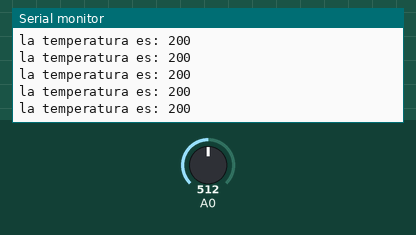
Recording of a sketch running on a simulated Arduino Uno, built with avr-gcc and run on an emulated ATmega328P. On the bench: the last lines printed to the serial monitor. Inputs (shaded band) come from the test bench; at power-on: A0 = 512.

Above: at 1.2 s.
1.3 s: A0 set to 716
At 1.76 s:
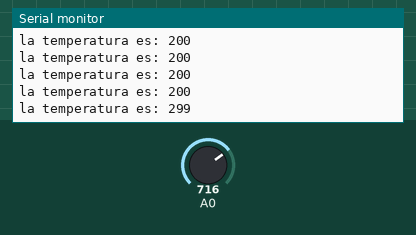
2.8 s: A0 set to 900
At 2.96 s:
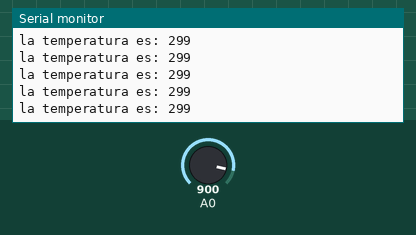
Timing chart, 0 to 5.8 s (numbered marks = the images above; inputs shaded):
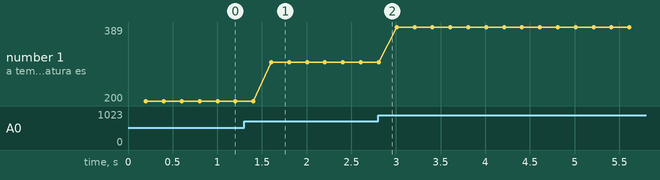

Measured:
- after the input at 1.3 s, the serial monitor: prints a new line after 0.30 s (image 1)
- plotted number 1: 200 → 299 after the input at 1.3 s, 299 → 389 after the input at 2.8 s

The sketch:

temp_alejandro.ino
```cpp
int sensorPin = 0;
int tempC, tempF;

void setup() {

Serial.begin(9600);
Serial.println("Dallas Temperature IC Control Library Demo");

}


void loop() {
tempC = get_temperature(sensorPin);
tempF = celsius_to_fahrenheit(tempC);
delay(200);
Serial.print("la temperatura es: ");
Serial.println(tempC);
}


int get_temperature(int pin) {
// We need to tell the function which pin the sensor is hooked up to. We're using
// the variable pin for that above
// Read the value on that pin
int temperature = analogRead(pin);
// Calculate the temperature based on the reading and send that value back
float voltage = temperature * 5.0;
voltage = voltage / 1024.0;
return ((voltage - 0.5) * 100);
}


int celsius_to_fahrenheit(int temp) {
return (temp * 9 / 5) + 32;
}
```
